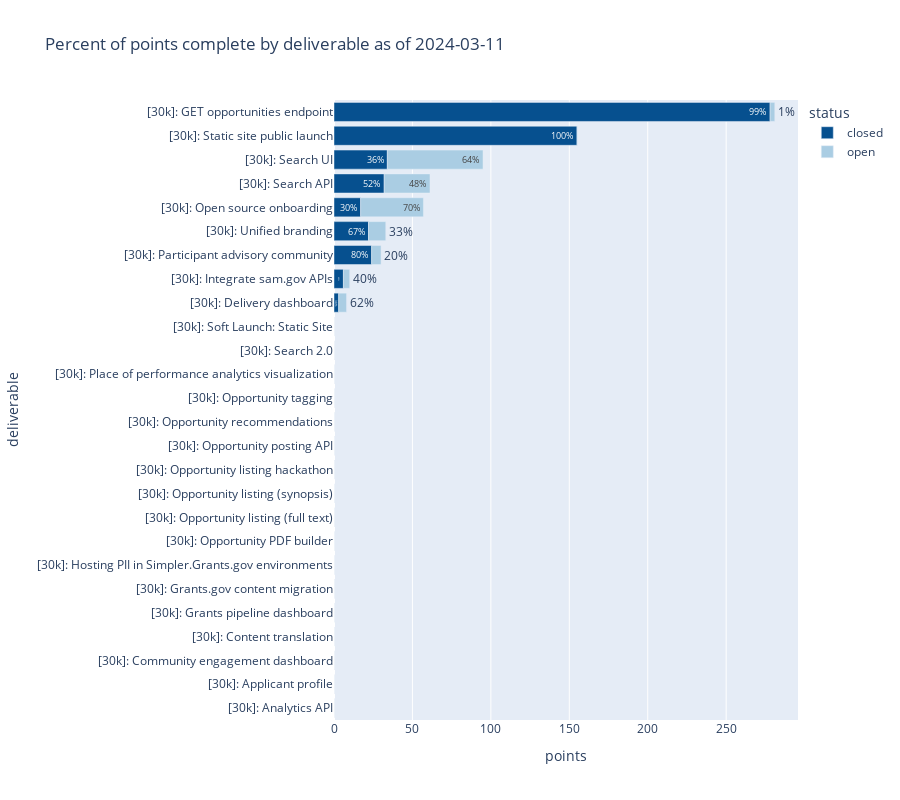

The cell this chart's notebook holds for it:
### Code cell
points_complete = DeliverablePercentComplete(deliverable_tasks, unit=Unit.points)
points_complete.plot_results()

### Figure 1 — Plotly figure (JSON) as saved in the notebook; plotly's stock layout.template omitted (floating-point values rounded to 4 significant figures)
{"data": [{"alignmentgroup": "True", "hovertemplate": "status=closed<br>points=%{x}<br>deliverable=%{y}<br>percent_of_total=%{text}<extra></extra>", "legendgroup": "closed", "marker": {"color": "#06508f", "pattern": {"shape": ""}}, "name": "closed", "offsetgroup": "closed", "orientation": "h", "showlegend": true, "text": ["<NA>%", "<NA>%", "<NA>%", "<NA>%", "<NA>%", "<NA>%", "<NA>%", "<NA>%", "<NA>%", "<NA>%", "<NA>%", "<NA>%", "<NA>%", "<NA>%", "<NA>%", "<NA>%", "<NA>%", "38%", "60%", "80%", "67%", "30%", "52%", "36%", "100%", "99%"], "textposition": "auto", "type": "bar", "x": [0, 0, 0, 0, 0, 0, 0, 0, 0, 0, 0, 0, 0, 0, 0, 0, 0, 3, 6, 24, 22, 17, 32, 34, 155, 278], "xaxis": "x", "y": ["[30k]: Analytics API", "[30k]: Applicant profile", "[30k]: Community engagement dashboard", "[30k]: Content translation", "[30k]: Grants pipeline dashboard", "[30k]: Grants.gov content migration", "[30k]: Hosting PII in Simpler.Grants.gov environments", "[30k]: Opportunity PDF builder", "[30k]: Opportunity listing (full text)", "[30k]: Opportunity listing (synopsis)", "[30k]: Opportunity listing hackathon", "[30k]: Opportunity posting API", "[30k]: Opportunity recommendations", "[30k]: Opportunity tagging", "[30k]: Place of performance analytics visualization", "[30k]: Search 2.0", "[30k]: Soft Launch: Static Site", "[30k]: Delivery dashboard", "[30k]: Integrate sam.gov APIs", "[30k]: Participant advisory community", "[30k]: Unified branding", "[30k]: Open source onboarding", "[30k]: Search API", "[30k]: Search UI", "[30k]: Static site public launch", "[30k]: GET opportunities endpoint"], "yaxis": "y"}, {"alignmentgroup": "True", "hovertemplate": "status=open<br>points=%{x}<br>deliverable=%{y}<br>percent_of_total=%{text}<extra></extra>", "legendgroup": "open", "marker": {"color": "#aacde3", "pattern": {"shape": ""}}, "name": "open", "offsetgroup": "open", "orientation": "h", "showlegend": true, "text": ["<NA>%", "<NA>%", "<NA>%", "<NA>%", "<NA>%", "<NA>%", "<NA>%", "<NA>%", "<NA>%", "<NA>%", "<NA>%", "<NA>%", "<NA>%", "<NA>%", "<NA>%", "<NA>%", "<NA>%", "62%", "40%", "20%", "33%", "70%", "48%", "64%", "0%", "1%"], "textposition": "auto", "type": "bar", "x": [0, 0, 0, 0, 0, 0, 0, 0, 0, 0, 0, 0, 0, 0, 0, 0, 0, 5, 4, 6, 11, 40, 29.2, 61, 0, 3], "xaxis": "x", "y": ["[30k]: Analytics API", "[30k]: Applicant profile", "[30k]: Community engagement dashboard", "[30k]: Content translation", "[30k]: Grants pipeline dashboard", "[30k]: Grants.gov content migration", "[30k]: Hosting PII in Simpler.Grants.gov environments", "[30k]: Opportunity PDF builder", "[30k]: Opportunity listing (full text)", "[30k]: Opportunity listing (synopsis)", "[30k]: Opportunity listing hackathon", "[30k]: Opportunity posting API", "[30k]: Opportunity recommendations", "[30k]: Opportunity tagging", "[30k]: Place of performance analytics visualization", "[30k]: Search 2.0", "[30k]: Soft Launch: Static Site", "[30k]: Delivery dashboard", "[30k]: Integrate sam.gov APIs", "[30k]: Participant advisory community", "[30k]: Unified branding", "[30k]: Open source onboarding", "[30k]: Search API", "[30k]: Search UI", "[30k]: Static site public launch", "[30k]: GET opportunities endpoint"], "yaxis": "y"}], "layout": {"barmode": "relative", "height": 800, "legend": {"title": {"text": "status"}, "tracegroupgap": 0}, "title": {"text": "Percent of points complete by deliverable as of 2024-03-11"}, "xaxis": {"anchor": "y", "domain": [0, 1], "title": {"text": "points"}}, "yaxis": {"anchor": "x", "domain": [0, 1], "title": {"text": "deliverable"}}}}
